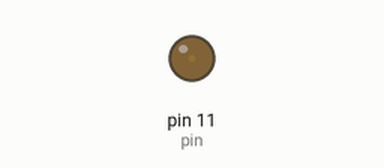
The sketch below on a simulated Arduino Uno, built with avr-gcc and run on an emulated ATmega328P. Shown: output pins drawn as LEDs (lit = HIGH).

Above: at 0.05 s.
At 2.3 s:
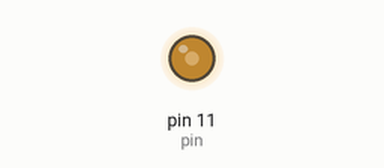
At 4.6 s:
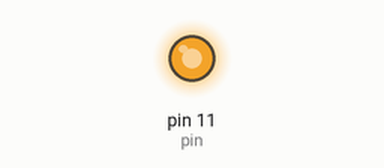
At 9.2 s:
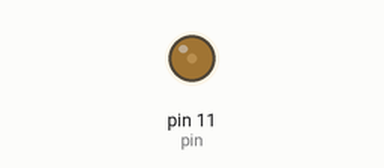
Timing chart, 0 to 13.3 s (numbered marks = the images above):
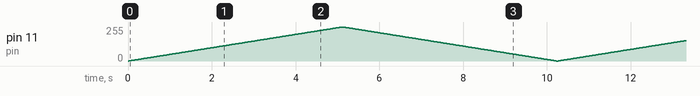

The sketch:

lab1_breath.ino
```cpp
int pin = 11;

void setup() {
  // put your setup code here, to run once:
  pinMode(pin, OUTPUT);
}

void loop() {
  // put your main code here, to run repeatedly:
  for (int i=0; i<=255; i++){
    analogWrite(pin, i);
    delay(20);

    if (i==255){
      for (int j=255; j>=0; j--){
        analogWrite(pin, j);
        delay(20);
      }
    }
  }
}
```
